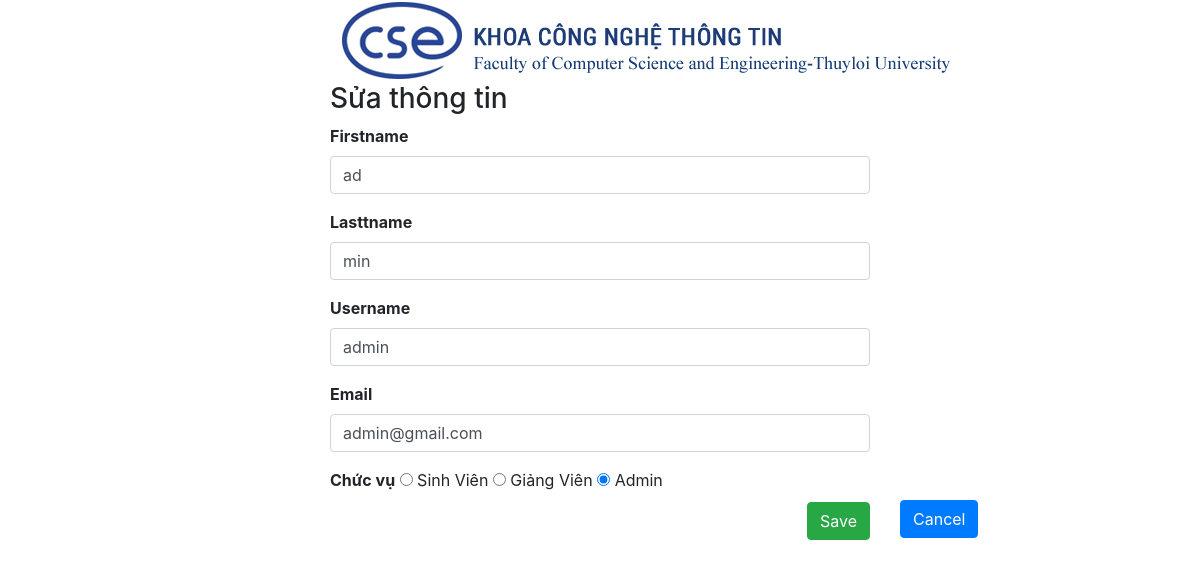
The page /admin/edit.php?id=1 on the database its author committed.
### tables this page shows
CREATE TABLE `users` (
  `id` int(11) NOT NULL,
  `firstname` varchar(80) NOT NULL,
  `lastname` varchar(80) NOT NULL,
  `username` varchar(50) NOT NULL,
  `email` varchar(50) NOT NULL,
  `password` varchar(255) NOT NULL,
  `level` int(11) NOT NULL
);

### admin/edit.php (the view, shortened to what this page needs)
<!doctype html>
<html lang="en">
<head>
    <link rel="stylesheet" href="https://stackpath.bootstrapcdn.com/bootstrap/4.3.1/css/bootstrap.min.css"
>
    <link rel="stylesheet" href="css/style.css">
</head>
<body>
    <?php
    include('config.php');
    $id = $_GET['id'];
    $sql = "SELECT * FROM users WHERE id ='$id'";
    $query = mysqli_query($conn, $sql);
    $row = mysqli_fetch_assoc($query);
    ?>
    <div class="container">
        <div class="row">
            <div class="col-xs-3 col-sm-3 ">
            </div>
            <div class="col-xs-6 col-sm-6 ">
       <img src="../imgs/logo.jpg" alt="">
            <h3>Sửa thông tin</h3>
                <form method="POST" action="config_edit.php">
                    <label for="fname">Firstname</label> <br>
                    <input type="text" class="form-control" name="fname" value="<?php echo $row['firstname'] ; ?>">
                    <label for="lname">Lasttname</label> <br>
                    <input type="text" class="form-control" name="lname" value="<?php echo $row['lastname'] ; ?>">
                    <label for="username">Username</label> <br>
                    <input type="text" class="form-control" name="username" value="<?php echo $row['username'] ; ?>">
                    <label for="username">Email</label> <br>
                    <input type="email" class="form-control" name="email" value="<?php echo $row['email'] ; ?>">
                    <label for="chucvu">Chức vụ</label>
                    <?php if($row['level'] == 1){?>
                    <input type="radio" name="rdCV" value="1" checked> Sinh Viên
                    <input type="radio" name="rdCv" value="2"> Giảng viên
                    <?php }else{ ?>
                    <input type="radio" name="rdCv" value="1"> Sinh Viên
                    <input type="radio" name="rdCV" value="2" checked> Giảng Viên
                    <?php } ?>
                    <?php if($row['level'] == 0){?>
                    <input type="radio" name="rdCV" value="0" checked> Admin
                    <?php }?>
                    <br>
                    <button type="submit" class="btn btn-success" >Save</button>
                </form>
            </div>
            <div class="col-xs-3 col-sm-3 ">
            <a class="btn btn-primary" href="index.php" role="button" style="margin-top: 500px;">Cancel</a>
            </div>
        </div>
</body>
</html>

### admin/css/style.css (style rules this page uses)
input { margin: 0 0 1rem 0; border-radius: 5px; }
label { font-weight: bold; }
a:link { text-decoration: none; }
button { background-color: rgb(21, 230, 66); border-radius: 5px; float: right; }

### rows shown on the page
users: fname "ad", lname "min", username "admin", email "admin@gmail.com"
